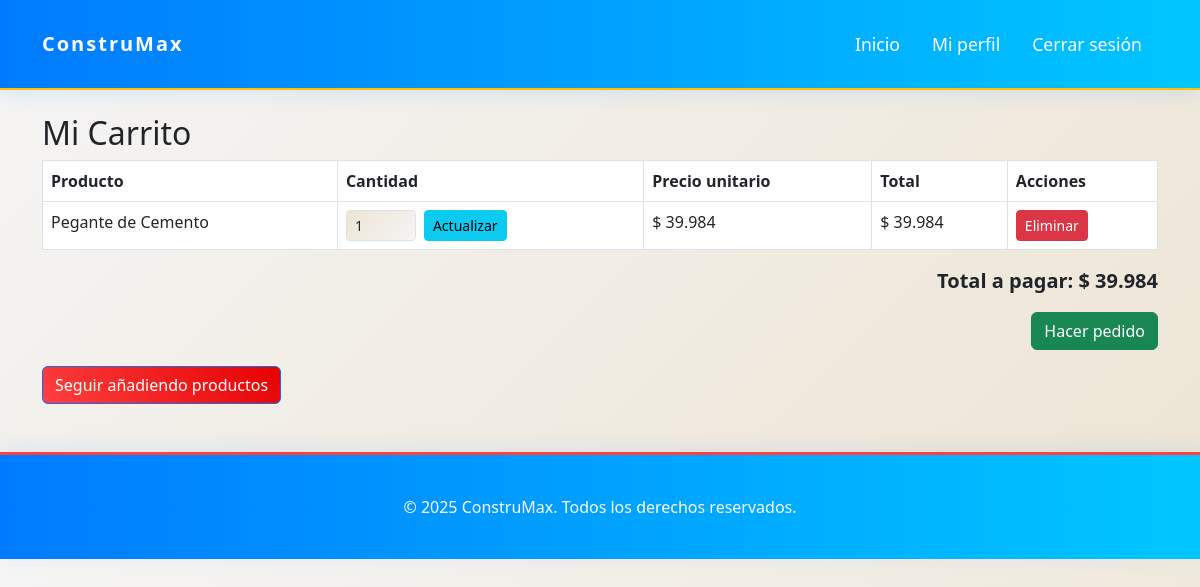
Page /cart/ (signed in) on the earlier database version.
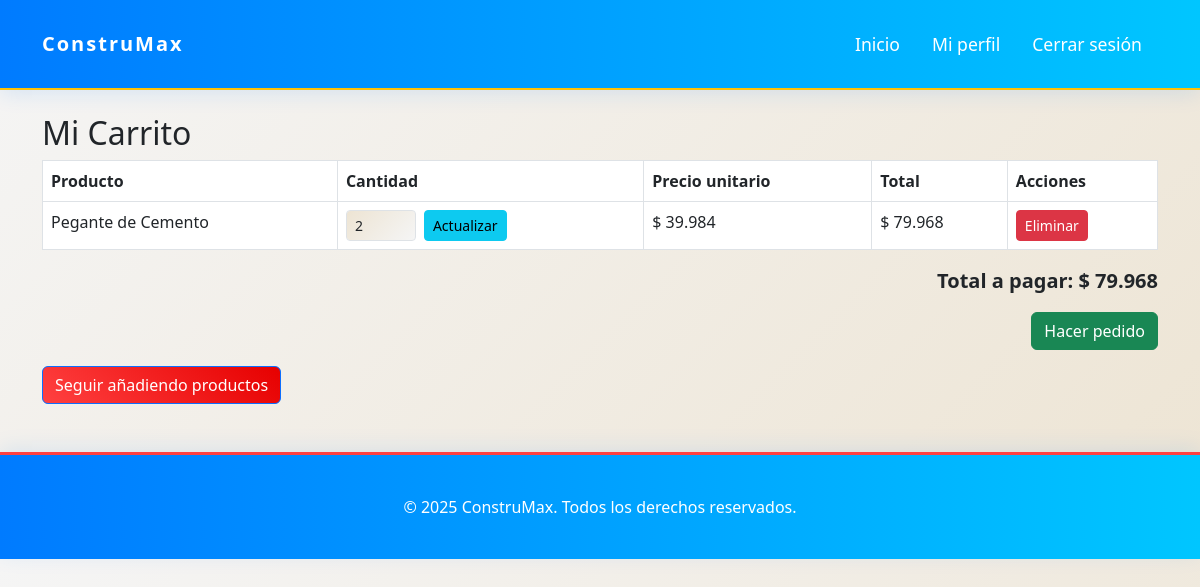
Same page on the later database version.
### app/models/users.py (models this page shows)
class CartItem(db.Model):
    __tablename__ = 'cart_item'
    id = db.Column(db.Integer, primary_key=True)
    cart_id = db.Column(db.Integer, db.ForeignKey('cart.id'))
    product_id = db.Column(db.Integer)
    product_name = db.Column(db.String(100))
    quantity = db.Column(db.Integer, default=1)
    price = db.Column(db.Float)

### app/routes/cart.py (the view)
@bp.route('/')
@login_required
def view_cart():
    cart = Cart.query.filter_by(user_id=current_user.idUser).first()
    items = cart.items if cart else []
    total_general = sum(item.quantity * item.price for item in items)
    return render_template('cart.html', cart=cart, items=items, total_general=total_general)

### app/templates/cart.html (shortened to what this page needs)
{% extends 'base.html' %}
{% block content %}
<div class="container mt-4">
    <h2>Mi Carrito</h2>
    {% if items %}
    <table class="table table-bordered">
        <thead>
            <tr>
                <th>Producto</th>
                <th>Cantidad</th>
                <th>Precio unitario</th>
                <th>Total</th>
                <th>Acciones</th>
            </tr>
        </thead>
        <tbody>
            {% for item in items %}
            <tr>
                <td>{{ item.product_name }}</td>
                <td>
                    <form action="{{ url_for('cart.update_quantity', item_id=item.id) }}" method="post" class="d-inline-flex align-items-center">
                        <input type="number" name="quantity" value="{{ item.quantity }}" min="1" class="form-control form-control-sm me-2" style="width:70px;">
                        <button type="submit" class="btn btn-info btn-sm me-1">Actualizar</button>
                    </form>
                </td>
                <td>{{ item.price|cop }}</td>
                <td>{{ (item.quantity * item.price)|cop }}</td>
                <td>
                    <form action="{{ url_for('cart.remove_from_cart', item_id=item.id) }}" method="post" style="display:inline;">
                        <button type="submit" class="btn btn-danger btn-sm">Eliminar</button>
                    </form>
                </td>
            </tr>
            {% endfor %}
        </tbody>
    </table>
    <div class="text-end fw-bold fs-5 mb-3">Total a pagar: {{ total_general|cop }}</div>
    <form action="{{ url_for('orders.create_order') }}" method="post" class="text-end">
        <button type="submit" class="btn btn-success">Hacer pedido</button>
    </form>
    <a href="{{ url_for('auth.dashboard') }}" class="btn btn-primary mt-3"> Seguir añadiendo productos</a>
    {% else %}
    <p>No hay productos en el carrito.</p>
    <a href="{{ url_for('auth.dashboard') }}" class="btn btn-primary mt-3"><i class="fas fa-arrow-left"></i> Ir a la tienda</a>
    {% endif %}
</div>
{% endblock %}

### app/templates/base.html (shortened to what this page needs)
<!DOCTYPE html>
<html lang="es">
<head>
    <link rel="stylesheet" href="{{ url_for('static', filename='main.css') }}">
    <link rel="stylesheet" href="{{ url_for('static', filename='login.css') }}">
    <link rel="stylesheet" href="{{ url_for('static', filename='pegantes.css') }}">
    <link href="https://cdn.jsdelivr.net/npm/bootstrap@5.3.0/dist/css/bootstrap.min.css" rel="stylesheet">
</head>
<body>
    <nav class="navbar navbar-expand-lg navbar-light bg-light mb-4">
        <div class="container">
            <a class="navbar-brand" href="{{ url_for('main') }}">ConstruMax</a>
            <div class="collapse navbar-collapse" id="navbarNav">
                <ul class="navbar-nav ms-auto">
                    <li class="nav-item"><a class="nav-link" href="{{ url_for('main') }}">Inicio</a></li>
                    {% if current_user.is_authenticated %}
                        <li class="nav-item"><a class="nav-link" href="{{ url_for('auth.profile') }}">Mi perfil</a></li>
                        <li class="nav-item"><a class="nav-link" href="{{ url_for('auth.logout') }}">Cerrar sesión</a></li>
                    {% else %}
                        <li class="nav-item"><a class="nav-link" href="{{ url_for('auth.login') }}">Iniciar sesión</a></li>
                        <li class="nav-item"><a class="nav-link" href="{{ url_for('register.register') }}">Registrarse</a></li>
                    {% endif %}
                </ul>
            </div>
        </div>
    </nav>
    {% block content %}{% endblock %}
    <footer class="footer mt-5">
        <div class="container">
            <span>© 2025 ConstruMax. Todos los derechos reservados.</span>
        </div>
    </footer>
</body>
</html>

### app/static/main.css (style rules this page uses)
body { background: linear-gradient(135deg, #F5F5F5, #EDE4D3); font-family: 'Lato', 'Segoe UI', 'Roboto', Arial, sans-serif; color: #1A1A1A; line-height: 1.6; overflow-x: hidden; }
.navbar { z-index: 1000; width: 100%; position: relative; min-height: 90px; background: linear-gradient(90deg, #007bff, #00c6ff) !important; box-shadow: 0 4px 20px rgba(0, 123, 255, 0.12); border-bottom: 2px solid #FFC107; }
.navbar-brand { font-size: 2rem; font-weight: bold; color: #fff !important; letter-spacing: 2px; padding: 10px 0; transition: color 0.3s; }
.navbar-nav .nav-link { color: #fff !important; font-weight: 500; font-size: 1.1rem; margin: 0 0.5rem; border-radius: 1rem; transition: background 0.3s, color 0.3s; position: relative; }
.footer { background: linear-gradient(90deg, #007bff, #00c6ff); padding: 40px 0; text-align: center; color: #ffffff; border-top: 3px solid #FF4040; border-radius: 0; box-shadow: 0 -4px 20px rgba(0, 123, 255, 0.1); }

### app/static/login.css (style rules this page uses)
.btn-primary { background: linear-gradient(45deg, #FF4040, #E60000); border: none; padding: 12px 25px; transition: all 0.3s ease; border-radius: 8px; position: relative; overflow: hidden; color: #F5F5F5; font-weight: 600; }
.btn-primary::after { content: ''; position: absolute; top: 50%; left: 50%; width: 0; height: 0; background: rgba(245, 245, 245, 0.3); border-radius: 50%; transform: translate(-50%, -50%); transition: width 0.6s ease, height 0.6s ease; }
.form-control { border-radius: 10px; border: 2px solid #D1D5DB; padding: 12px; transition: border-color 0.3s ease, box-shadow 0.3s ease, transform 0.3s ease; background: linear-gradient(135deg, #EDE4D3, #F5F5F5); color: #1A1A1A; font-size: 1rem; }

Differences in the rows shown:
changed CartItem "Pegante de Cemento": quantity "1" → "2"; (item.quantity*item.price)|cop "$ 39.984" → "$ 79.968"
Other differences:
{{ total_general|cop }}: "$ 39.984" → "$ 79.968"
